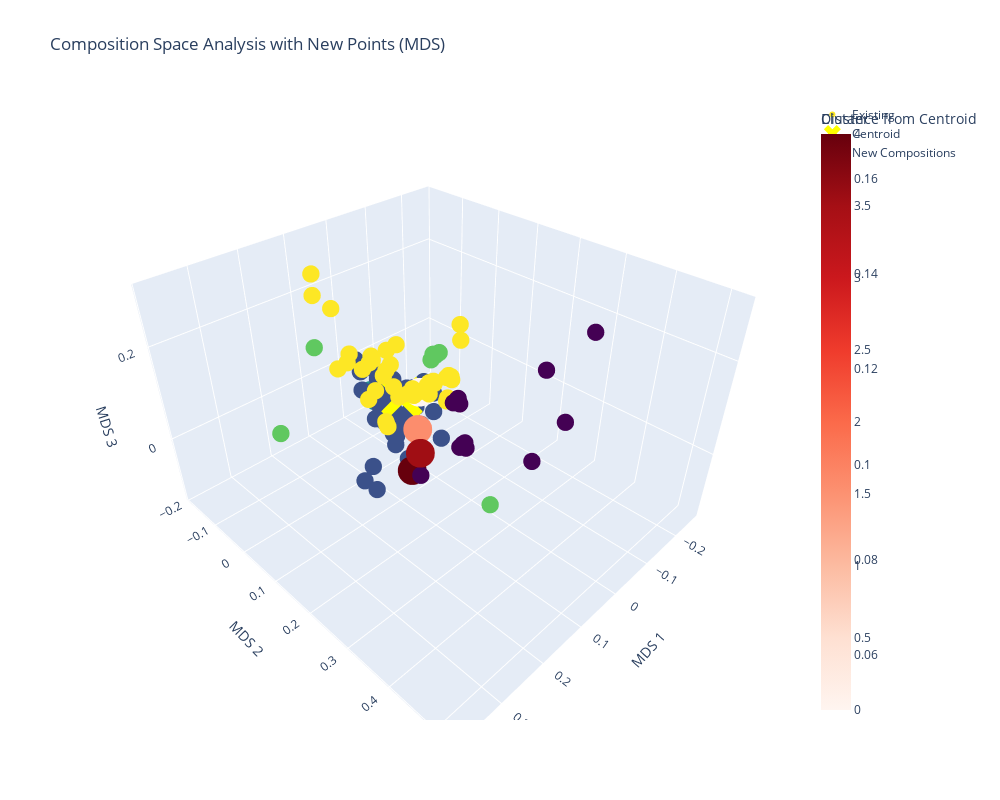

The code cell stored with this chart in its notebook:
### Code cell
def analyze_new_compositions(analyzer, 
                           existing_compositions, 
                           new_compositions,
                           n_clusters=5,
                           plot_type='3d'):
    """
    Analyze how new compositions fit into existing composition space.
    
    Args:
        analyzer: Initialized CompositionAnalyzer
        existing_compositions: List of existing composition dictionaries
        new_compositions: List of new composition dictionaries to analyze
        n_clusters: Number of clusters for visualization
        plot_type: Either '3d' or '2d'
    
    Returns:
        tuple: (embeddings, new_embeddings, distances_from_centroid, fig)
    """
    # Get embeddings for existing compositions
    embeddings, clusters = analyzer.analyze_compositions(
        existing_compositions, 
        n_clusters=n_clusters
    )
    
    # Calculate centroid of existing composition space
    centroid = np.mean(embeddings, axis=0)
    
    # Convert new compositions to array format
    all_compositions = existing_compositions + new_compositions
    
    # Get embeddings for all compositions
    all_embeddings, _ = analyzer.analyze_compositions(
        all_compositions,
        n_clusters=n_clusters
    )
    
    # Split embeddings
    new_embeddings = all_embeddings[len(existing_compositions):]
    
    # Calculate L2 distances from centroid
    distances_from_centroid = np.linalg.norm(new_embeddings - centroid, axis=1)
    
    # Create visualization
    import plotly.graph_objects as go
    
    fig = go.Figure()
    
    # Plot existing compositions
    fig.add_trace(go.Scatter3d(
        x=embeddings[:, 0],
        y=embeddings[:, 1],
        z=embeddings[:, 2],
        mode='markers',
        marker=dict(
            size=6,
            color=clusters,
            colorscale='Viridis',
            showscale=True,
            colorbar=dict(title='Cluster')
        ),
        name='Existing'
    ))
    
    # Plot centroid
    fig.add_trace(go.Scatter3d(
        x=[centroid[0]],
        y=[centroid[1]],
        z=[centroid[2]],
        mode='markers',
        marker=dict(
            size=15,
            color='yellow',
            symbol='x'
        ),
        name='Centroid'
    ))
    
    # Plot new compositions
    fig.add_trace(go.Scatter3d(
        x=new_embeddings[:, 0],
        y=new_embeddings[:, 1],
        z=new_embeddings[:, 2],
        mode='markers',
        marker=dict(
            size=10,
            color=distances_from_centroid,
            colorscale='Reds',
            showscale=True,
            colorbar=dict(title='Distance from Centroid')
        ),
        text=[f"Composition {i}<br>Distance: {dist:.2f}<br>" + 
              "<br>".join([f"{k}: {v:.3f}" for k, v in comp.items()])
              for i, (comp, dist) in enumerate(zip(new_compositions, distances_from_centroid))],
        hoverinfo='text',
        name='New Compositions'
    ))
    
    # Update layout
    fig.update_layout(
        title=f'Composition Space Analysis with New Points ({analyzer.dim_method})',
        scene=dict(
            xaxis_title=f'{analyzer.dim_method} 1',
            yaxis_title=f'{analyzer.dim_method} 2',
            zaxis_title=f'{analyzer.dim_method} 3'
        ),
        width=1000,
        height=800,
        showlegend=True
    )
    
    return embeddings, new_embeddings, distances_from_centroid, fig


actually_run_compositions = [{'Cr': 0.04, 'Ti': 0.04, 'V': 0.92, 'W': 0.0, 'Zr': 0.0},
                             {'Cr' : 0.015625, 'Ti' : 0.015625, 'V' : 0.9375, 'W' : 0.015625, 'Zr' : 0.015625},
                             {'Cr' : 0.03125, 'Ti' : 0.0546875, 'V' : 0.8671875, 'W' : 0.03125, 'Zr' : 0.015625},
                             {'Cr' : 0.046875, 'Ti' : 0.0859375, 'V' : 0.796875, 'W' : 0.046875, 'Zr' : 0.0234375}]

# Usage:
# create new analyzer
# Initialize analyzer
n_components = 3
random_state = 42
dim_method = 'MDS'
cluster_method = 'KMEANS'
analyzer = CompositionAnalyzer(
        n_components=n_components,
        random_state=random_state,
        dim_method=dim_method,
        cluster_method=cluster_method
    )
embeddings, new_embeddings, distances, fig = analyze_new_compositions(
    analyzer=analyzer,  # Your existing analyzer
    existing_compositions=compositions,  # Your existing compositions
    new_compositions=actually_run_compositions,  # Your 4 new compositions
    n_clusters=5
)

# Show the plot
fig.show()

# Print distances from centroid
print("\nDistances from centroid:")
for i, (comp, dist) in enumerate(zip(actually_run_compositions, distances)):
    print(f"\nComposition {i}:")
    for element, fraction in comp.items():
        print(f"  {element}: {fraction:.3f}")
    print(f"Distance from centroid: {dist:.3f}")

### Figure 1 — Plotly figure (JSON) as saved in the notebook; plotly's stock layout.template omitted (floating-point values rounded to 4 significant figures; data arrays with more than 128 entries replaced by an {"elided": "..."} marker saying what was removed)
{"data": [{"marker": {"color": {"elided": "160 int values"}, "colorbar": {"title": {"text": "Cluster"}}, "colorscale": [[0, "#440154"], [0.1111, "#482878"], [0.2222, "#3e4989"], [0.3333, "#31688e"], [0.4444, "#26828e"], [0.5556, "#1f9e89"], [0.6667, "#35b779"], [0.7778, "#6ece58"], [0.8889, "#b5de2b"], [1, "#fde725"]], "showscale": true, "size": 6}, "mode": "markers", "name": "Existing", "type": "scatter3d", "x": {"elided": "160 float values"}, "y": {"elided": "160 float values"}, "z": {"elided": "160 float values"}}, {"marker": {"color": "yellow", "size": 15, "symbol": "x"}, "mode": "markers", "name": "Centroid", "type": "scatter3d", "x": [-5.204e-19], "y": [-2.082e-18], "z": [3.296e-18]}, {"hoverinfo": "text", "marker": {"color": [0.1554, 0.1693, 0.09588, 0.0485], "colorbar": {"title": {"text": "Distance from Centroid"}}, "colorscale": [[0, "rgb(255,245,240)"], [0.125, "rgb(254,224,210)"], [0.25, "rgb(252,187,161)"], [0.375, "rgb(252,146,114)"], [0.5, "rgb(251,106,74)"], [0.625, "rgb(239,59,44)"], [0.75, "rgb(203,24,29)"], [0.875, "rgb(165,15,21)"], [1, "rgb(103,0,13)"]], "showscale": true, "size": 10}, "mode": "markers", "name": "New Compositions", "text": ["Composition 0<br>Distance: 0.16<br>Cr: 0.040<br>Ti: 0.040<br>V: 0.920<br>W: 0.000<br>Zr: 0.000", "Composition 1<br>Distance: 0.17<br>Cr: 0.016<br>Ti: 0.016<br>V: 0.938<br>W: 0.016<br>Zr: 0.016", "Composition 2<br>Distance: 0.10<br>Cr: 0.031<br>Ti: 0.055<br>V: 0.867<br>W: 0.031<br>Zr: 0.016", "Composition 3<br>Distance: 0.05<br>Cr: 0.047<br>Ti: 0.086<br>V: 0.797<br>W: 0.047<br>Zr: 0.023"], "type": "scatter3d", "x": [0.07609, 0.09266, 0.03857, -0.01169], "y": [0.1328, 0.1268, 0.08656, 0.03909], "z": [-0.02678, -0.06325, -0.01456, 0.02622]}], "layout": {"height": 800, "scene": {"xaxis": {"title": {"text": "MDS 1"}}, "yaxis": {"title": {"text": "MDS 2"}}, "zaxis": {"title": {"text": "MDS 3"}}}, "showlegend": true, "title": {"text": "Composition Space Analysis with New Points (MDS)"}, "width": 1000}}
